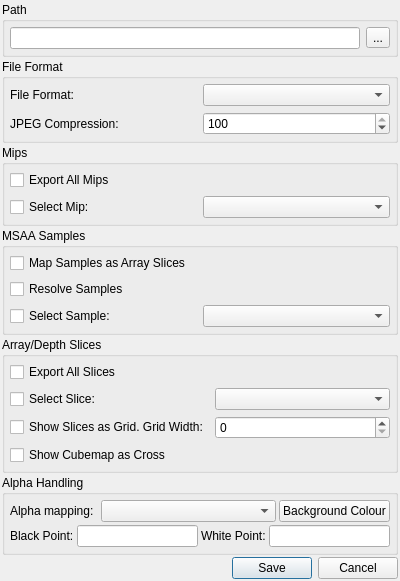
<?xml version="1.0" encoding="UTF-8"?>
<ui version="4.0">
 <class>TextureSaveDialog</class>
 <widget class="QDialog" name="TextureSaveDialog">
  <property name="geometry">
   <rect>
    <x>0</x>
    <y>0</y>
    <width>400</width>
    <height>527</height>
   </rect>
  </property>
  <property name="sizePolicy">
   <sizepolicy hsizetype="Preferred" vsizetype="Minimum">
    <horstretch>0</horstretch>
    <verstretch>0</verstretch>
   </sizepolicy>
  </property>
  <property name="minimumSize">
   <size>
    <width>400</width>
    <height>0</height>
   </size>
  </property>
  <property name="windowTitle">
   <string>Save Texture</string>
  </property>
  <property name="modal">
   <bool>true</bool>
  </property>
  <layout class="QVBoxLayout" name="verticalLayout_2">
   <property name="spacing">
    <number>2</number>
   </property>
   <property name="leftMargin">
    <number>2</number>
   </property>
   <property name="topMargin">
    <number>2</number>
   </property>
   <property name="rightMargin">
    <number>2</number>
   </property>
   <property name="bottomMargin">
    <number>2</number>
   </property>
   <item>
    <widget class="QGroupBox" name="pathGroup">
     <property name="sizePolicy">
      <sizepolicy hsizetype="Preferred" vsizetype="Fixed">
       <horstretch>0</horstretch>
       <verstretch>0</verstretch>
      </sizepolicy>
     </property>
     <property name="title">
      <string>Path</string>
     </property>
     <layout class="QHBoxLayout" name="horizontalLayout">
      <property name="leftMargin">
       <number>5</number>
      </property>
      <property name="topMargin">
       <number>5</number>
      </property>
      <property name="rightMargin">
       <number>5</number>
      </property>
      <property name="bottomMargin">
       <number>5</number>
      </property>
      <item>
       <widget class="QLineEdit" name="filename"/>
      </item>
      <item>
       <widget class="QToolButton" name="browse">
        <property name="text">
         <string>...</string>
        </property>
       </widget>
      </item>
     </layout>
    </widget>
   </item>
   <item>
    <widget class="QGroupBox" name="formatGroup">
     <property name="sizePolicy">
      <sizepolicy hsizetype="Preferred" vsizetype="Fixed">
       <horstretch>0</horstretch>
       <verstretch>0</verstretch>
      </sizepolicy>
     </property>
     <property name="title">
      <string>File Format</string>
     </property>
     <layout class="QGridLayout" name="gridLayout">
      <property name="leftMargin">
       <number>5</number>
      </property>
      <property name="topMargin">
       <number>5</number>
      </property>
      <property name="rightMargin">
       <number>5</number>
      </property>
      <property name="bottomMargin">
       <number>5</number>
      </property>
      <item row="0" column="0">
       <widget class="QLabel" name="formatLabel">
        <property name="text">
         <string>File Format:</string>
        </property>
       </widget>
      </item>
      <item row="0" column="1">
       <widget class="QComboBox" name="fileFormat"/>
      </item>
      <item row="1" column="0">
       <widget class="QLabel" name="jpegLabel">
        <property name="text">
         <string>JPEG Compression:</string>
        </property>
       </widget>
      </item>
      <item row="1" column="1">
       <widget class="QDoubleSpinBox" name="jpegCompression">
        <property name="decimals">
         <number>0</number>
        </property>
        <property name="value">
         <double>100.000000000000000</double>
        </property>
       </widget>
      </item>
     </layout>
    </widget>
   </item>
   <item>
    <widget class="QGroupBox" name="mipGroup">
     <property name="title">
      <string>Mips</string>
     </property>
     <layout class="QGridLayout" name="gridLayout_2">
      <property name="leftMargin">
       <number>5</number>
      </property>
      <property name="topMargin">
       <number>5</number>
      </property>
      <property name="rightMargin">
       <number>5</number>
      </property>
      <property name="bottomMargin">
       <number>5</number>
      </property>
      <item row="1" column="0">
       <widget class="QCheckBox" name="oneMip">
        <property name="text">
         <string>Select Mip:</string>
        </property>
       </widget>
      </item>
      <item row="1" column="1">
       <widget class="QComboBox" name="mipSelect"/>
      </item>
      <item row="0" column="0" colspan="2">
       <widget class="QCheckBox" name="exportAllMips">
        <property name="text">
         <string>Export All Mips</string>
        </property>
       </widget>
      </item>
     </layout>
    </widget>
   </item>
   <item>
    <widget class="QGroupBox" name="sampleGroup">
     <property name="title">
      <string>MSAA Samples</string>
     </property>
     <layout class="QGridLayout" name="gridLayout_3">
      <property name="leftMargin">
       <number>5</number>
      </property>
      <property name="topMargin">
       <number>5</number>
      </property>
      <property name="rightMargin">
       <number>5</number>
      </property>
      <property name="bottomMargin">
       <number>5</number>
      </property>
      <item row="0" column="0">
       <widget class="QCheckBox" name="mapSampleArray">
        <property name="text">
         <string>Map Samples as Array Slices</string>
        </property>
       </widget>
      </item>
      <item row="1" column="0">
       <widget class="QCheckBox" name="resolveSamples">
        <property name="text">
         <string>Resolve Samples</string>
        </property>
       </widget>
      </item>
      <item row="2" column="0">
       <widget class="QCheckBox" name="oneSample">
        <property name="text">
         <string>Select Sample:</string>
        </property>
       </widget>
      </item>
      <item row="2" column="1">
       <widget class="QComboBox" name="sampleSelect"/>
      </item>
     </layout>
    </widget>
   </item>
   <item>
    <widget class="QGroupBox" name="sliceGroup">
     <property name="title">
      <string>Array/Depth Slices</string>
     </property>
     <layout class="QGridLayout" name="gridLayout_4">
      <property name="leftMargin">
       <number>5</number>
      </property>
      <property name="topMargin">
       <number>5</number>
      </property>
      <property name="rightMargin">
       <number>5</number>
      </property>
      <property name="bottomMargin">
       <number>5</number>
      </property>
      <item row="0" column="0">
       <widget class="QCheckBox" name="exportAllSlices">
        <property name="text">
         <string>Export All Slices</string>
        </property>
       </widget>
      </item>
      <item row="1" column="0">
       <widget class="QCheckBox" name="oneSlice">
        <property name="text">
         <string>Select Slice:</string>
        </property>
       </widget>
      </item>
      <item row="1" column="1">
       <widget class="QComboBox" name="sliceSelect"/>
      </item>
      <item row="2" column="0">
       <widget class="QCheckBox" name="mapSlicesToGrid">
        <property name="text">
         <string>Show Slices as Grid. Grid Width:</string>
        </property>
       </widget>
      </item>
      <item row="2" column="1">
       <widget class="QDoubleSpinBox" name="gridWidth">
        <property name="decimals">
         <number>0</number>
        </property>
       </widget>
      </item>
      <item row="3" column="0">
       <widget class="QCheckBox" name="cubeCruciform">
        <property name="text">
         <string>Show Cubemap as Cross</string>
        </property>
       </widget>
      </item>
     </layout>
    </widget>
   </item>
   <item>
    <widget class="QGroupBox" name="alphaGroup">
     <property name="title">
      <string>Alpha Handling</string>
     </property>
     <layout class="QVBoxLayout" name="verticalLayout">
      <property name="spacing">
       <number>3</number>
      </property>
      <property name="leftMargin">
       <number>5</number>
      </property>
      <property name="topMargin">
       <number>5</number>
      </property>
      <property name="rightMargin">
       <number>5</number>
      </property>
      <property name="bottomMargin">
       <number>5</number>
      </property>
      <item>
       <layout class="QHBoxLayout" name="alphaLayout1">
        <item>
         <widget class="QLabel" name="alphaLabel">
          <property name="sizePolicy">
           <sizepolicy hsizetype="Minimum" vsizetype="Preferred">
            <horstretch>1</horstretch>
            <verstretch>0</verstretch>
           </sizepolicy>
          </property>
          <property name="text">
           <string>Alpha mapping:</string>
          </property>
         </widget>
        </item>
        <item>
         <widget class="QComboBox" name="alphaMap">
          <property name="sizePolicy">
           <sizepolicy hsizetype="Preferred" vsizetype="Fixed">
            <horstretch>2</horstretch>
            <verstretch>0</verstretch>
           </sizepolicy>
          </property>
         </widget>
        </item>
        <item>
         <widget class="QPushButton" name="alphaCol">
          <property name="sizePolicy">
           <sizepolicy hsizetype="Minimum" vsizetype="Fixed">
            <horstretch>1</horstretch>
            <verstretch>0</verstretch>
           </sizepolicy>
          </property>
          <property name="text">
           <string>Background Colour</string>
          </property>
         </widget>
        </item>
       </layout>
      </item>
      <item>
       <layout class="QHBoxLayout" name="alphaLayout2">
        <item>
         <widget class="QLabel" name="blackLabel">
          <property name="text">
           <string>Black Point:</string>
          </property>
         </widget>
        </item>
        <item>
         <widget class="QLineEdit" name="blackPoint"/>
        </item>
        <item>
         <widget class="QLabel" name="whiteLabel">
          <property name="text">
           <string>White Point:</string>
          </property>
         </widget>
        </item>
        <item>
         <widget class="QLineEdit" name="whitePoint"/>
        </item>
       </layout>
      </item>
     </layout>
    </widget>
   </item>
   <item>
    <widget class="QDialogButtonBox" name="saveCancelButtons">
     <property name="orientation">
      <enum>Qt::Horizontal</enum>
     </property>
     <property name="standardButtons">
      <set>QDialogButtonBox::Cancel|QDialogButtonBox::Save</set>
     </property>
     <property name="centerButtons">
      <bool>false</bool>
     </property>
    </widget>
   </item>
  </layout>
 </widget>
 <resources/>
 <connections/>
</ui>
